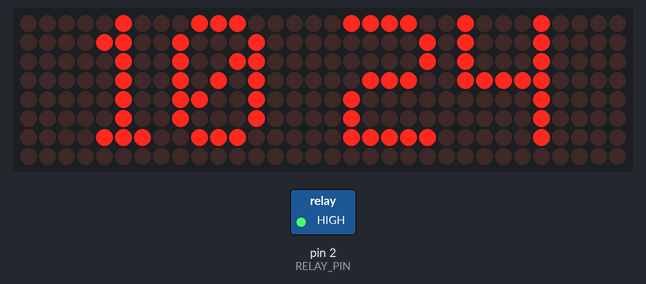
The sketch below on a simulated Arduino Uno, built with avr-gcc and run on an emulated ATmega328P. Shown: 32×8 LED matrix, switched loads named in the sketch (green lamp = pin HIGH). The local clock reads 2024-03-15 10:24:30 at power-on unless the sketch sets it.

Above: at 1.1 s.
At 16.2 s:
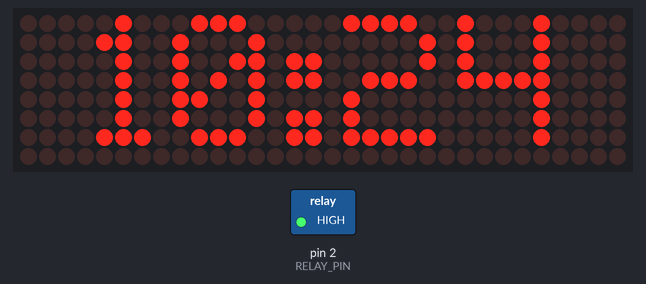
At 33.3 s:
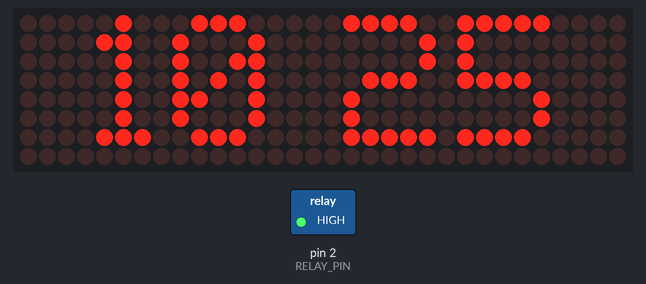
At 64.1 s:
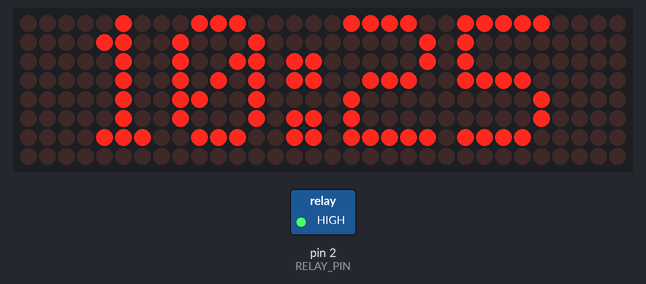
At 95.4 s:
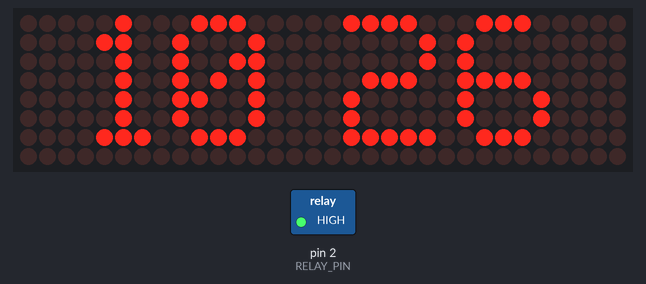
At 128.2 s:
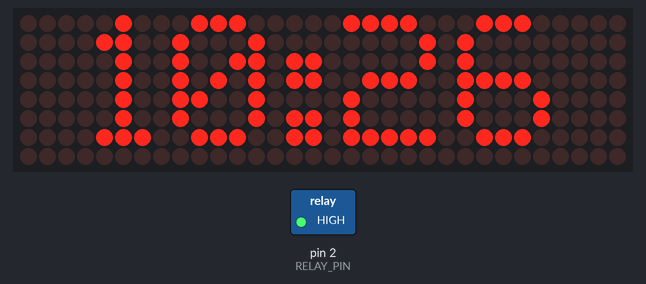

The sketch:

Heijunka_Fix_Schedule.ino
```cpp
//Using ESP8266
//This program used for turn on heijunka light at specified time
//Time shown in 7 segment
//Reference GPIO  https://randomnerdtutorials.com/esp8266-pinout-reference-gpios/

//Setup for Real Time Clock DS3231=========================
#include <Wire.h>
#include <ds3231.h>
//Setup for Real Time Clock DS3231=========================

//Setup for Max7219======================================
#include <MD_Parola.h>
#include <MD_MAX72xx.h>
#include <SPI.h>
struct ts t;
//Setup for LED Max7219==============================
// Uncomment according to your hardware type
#define HARDWARE_TYPE MD_MAX72XX::FC16_HW
//#define HARDWARE_TYPE MD_MAX72XX::GENERIC_HW

// Defining size, and output pins
#define MAX_DEVICES 4
#define CS_PIN 15
// Hardware SPI connection
MD_Parola Display = MD_Parola(HARDWARE_TYPE, CS_PIN, MAX_DEVICES);

//for input - output=======================================
const int BUTTON_PIN = 0; // D3
const int RELAY_PIN  = 2; // D4

//variables================================================
String status_text = "clock";
String time_now = "00:00";
String time_hour = "0";
String time_min = "0";
int i = 0;
String notif = "";
const char* notif_pick ;

//Set Schedule of timer====================================
//Example: "8:0:0,9:0:0,10:0:0"
String schedule = "20:30:0,20:32:0,20:34:0,20:36:0,20:38:0,20:40:0,20:42:0,20:44:0,20:46:0,20:48:0,20:50:0,20:52:0,20:54:0,20:56:0,20:58:0,21:0:0,21:2:0,21:4:0,21:6:0,21:8:0,21:10:0,21:12:0,21:14:0,21:16:0,21:18:0,21:20:0,21:22:0,21:24:0,21:26:0,21:28:0,21:30:0,21:32:0,21:34:0,21:36:0,21:38:0,21:40:0,21:42:0,21:44:0,21:46:0,21:48:0,21:50:0,21:52:0,21:54:0,21:56:0,21:58:0,22:0:0,22:2:0,22:4:0,22:6:0,22:8:0,22:10:0,22:12:0,22:14:0,22:16:0,22:18:0,22:20:0,22:22:0,22:24:0,22:26:0,22:28:0,22:30:0,22:32:0,22:34:0,22:36:0,22:38:0,22:40:0,22:42:0,22:44:0,22:46:0,22:48:0,22:50:0,22:52:0,22:54:0,22:56:0,22:58:0,23:0:0,23:2:0,23:4:0,23:6:0,23:8:0,23:10:0,23:12:0,23:14:0,23:16:0,23:18:0,23:20:0,23:22:0,23:24:0,23:26:0,23:28:0,23:30:0,23:32:0,23:34:0,23:36:0,23:38:0,23:40:0,23:42:0,23:44:0,23:46:0,23:48:0,23:50:0,23:52:0,23:54:0,23:56:0,23:58:0,0:0:0,0:2:0,0:4:0,0:6:0,0:8:0,0:10:0,0:12:0,0:14:0,0:16:0,0:18:0,0:20:0,0:22:0,0:24:0,0:26:0,0:28:0";

//FUNCTION SETUP@@@@@@@@@@@@@@@@@@@@@@@@@@@@@@@@@@@@@@@@@@@@@@@@@@
void setup() {
  //setup FOR MAX7219-------------------------------------------
  Display.begin();
  Display.setIntensity(8);
  Display.displayClear();

  //setup serial and RTC------------------------------------
  Serial.begin(9600);
  Wire.begin();
  DS3231_init(DS3231_CONTROL_INTCN);

  //setup pin output----------------------------------------------
  pinMode(BUTTON_PIN, INPUT_PULLUP);
  pinMode(RELAY_PIN, OUTPUT);

  //test relay relay-------------------------------------------------
  digitalWrite(RELAY_PIN, LOW);
  delay(1000);
  digitalWrite(RELAY_PIN, HIGH);
}
//FUNCTION SETUP@@@@@@@@@@@@@@@@@@@@@@@@@@@@@@@@@@@@@@@@@@@@@@@@@@

void loop() {
  //for RTC======================================================
  DS3231_get(&t);

  if (t.hour < 10)
  {
    time_hour = "0" + String(t.hour);
  }
  else
  {
    time_hour = String(t.hour);
  }

  if (t.min < 10)
  {
    time_min = "0" + String(t.min);
  }
  else
  {
    time_min = String(t.min);
  }

  if ( (t.sec % 2) == 0) {
    // Display the current time in 24 hour format with leading zeros enabled and a center colon:
    time_now = time_hour + ":" +  time_min ;
  }
  else {
    time_now = time_hour + " " +  time_min ;
  }
  //get now time
  String time_in_display = String(t.hour) + ":" +  String(t.min) + ":" + String(t.sec) ;

  //find time_in_display in schedule
  int post = schedule.indexOf(time_in_display);
  if (post >= 0) {
    Serial.println("Relay ON");
    status_text = "pick_time";
    digitalWrite(RELAY_PIN, LOW); // turn on
    //Set notification for timer
    notif = "Time to pick up kanban: " + String(time_now);
    notif_pick = notif.c_str();
  }

  //Check button to turn off relay-------------------------------------------------
  int buttonState = digitalRead(BUTTON_PIN); // read new state
  if (buttonState == LOW) {
    Serial.println("The button is being pressed");
    digitalWrite(RELAY_PIN, HIGH); // turn off
    status_text = "clock";
  }

  //Display text to Dot matrix===================================
  if (status_text == "new_config")
  {
    if (Display.displayAnimate())
      //Set running text
      Display.displayText("Received New Time Configuration...", PA_LEFT, 100, 100, PA_SCROLL_LEFT, PA_SCROLL_LEFT);
  }
  else if (status_text == "pick_time")
  {
    //Set running text
    if (Display.displayAnimate())
      Display.displayText(notif_pick, PA_LEFT, 100, 100, PA_SCROLL_LEFT, PA_SCROLL_LEFT);
  }
  else if (status_text == "clock")
  {
    Display.setTextAlignment(PA_CENTER);
    Display.print(time_now.c_str());
    i = 0;
    delay(500);
  }
}
```

Measured:
- what the display in image 0 shows lasts 1.0 s, from 1.0 s to 2.0 s
